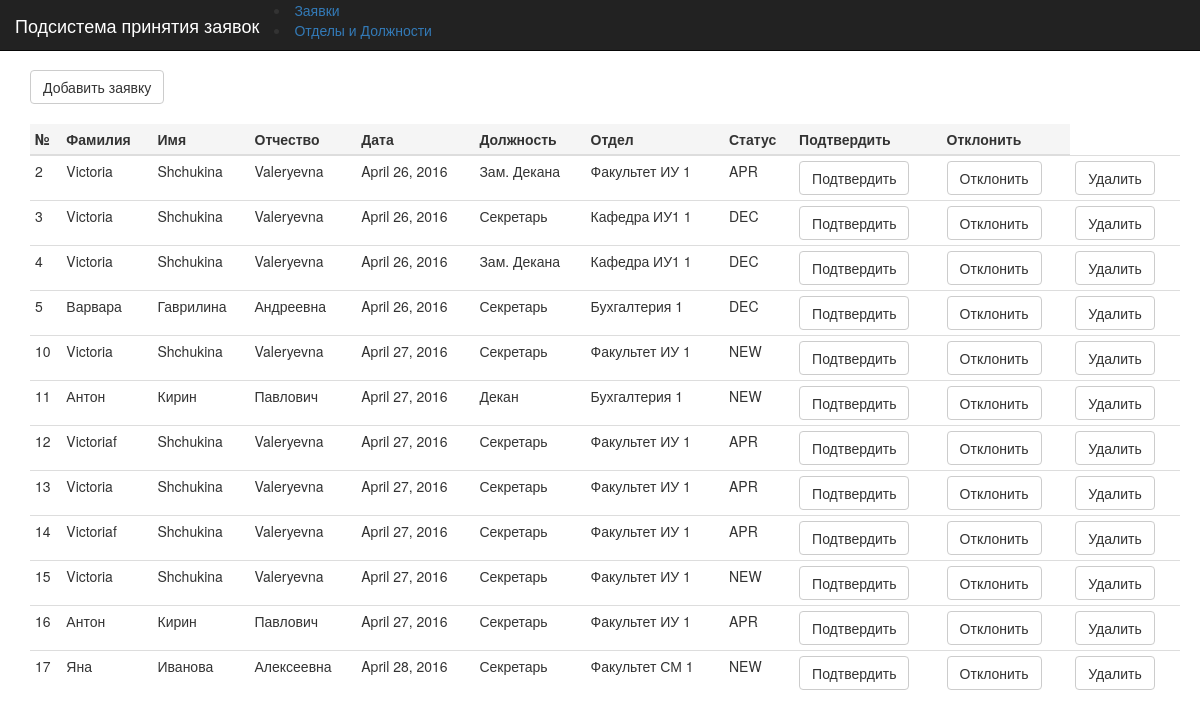
The app's page /request_sys, older data.
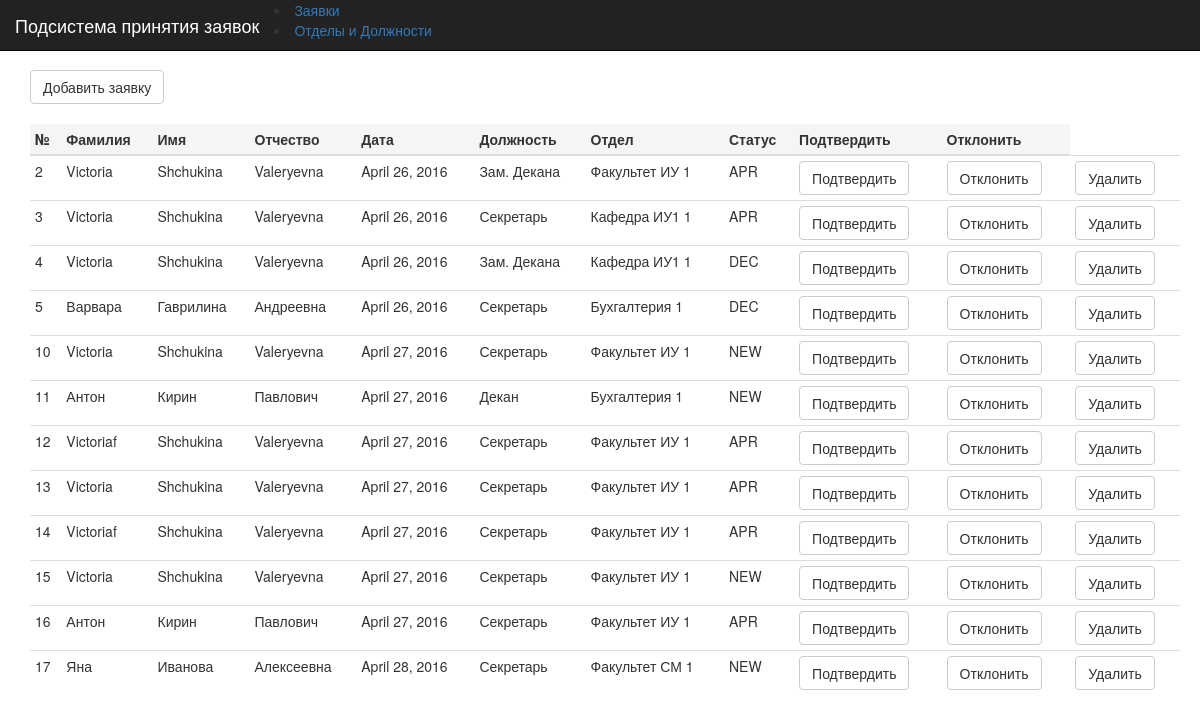
The same page, newer data.
### RequestSysApplication/models.py (models this page shows, shortened)
class MyRequest(models.Model):
    class Meta:
        verbose_name = u'Заявка'
        verbose_name_plural = u'Заявки'
    firstname = models.CharField(max_length=20)
    lastname = models.CharField(max_length=20)
    patronymic = models.CharField(max_length=20, blank=True, null=True)
    passport_serial = models.IntegerField(blank=True)
    passport_number = models.IntegerField(blank=True)
    registration_date = models.DateField(auto_now_add=True, verbose_name="Дата создания заявки")
    end_date = models.DateField(verbose_name="Срок действия пропуска", default='2016-08-30')
    phone_regex = RegexValidator(regex=r'^\+?1?\d{9,15}$',
                                 message="Phone number must be entered in the format: '+999999999'. Up to 15 digits allowed.")
    phone_number = models.CharField(max_length=15, validators=[phone_regex], blank=True,
                                    null=True)  # validators should be a list
    department = models.ForeignKey(Department, verbose_name="Отдел", null=True)
    position = models.ForeignKey(Position, verbose_name="Должность", null=True)
    createtime = models.DateTimeField(default=timezone.now)
    NEW = 'NEW'
    APPROVED = 'APR'
    CANCELLED = 'CAN'
    DONE = 'DON'
    REQUEST_STATUSES = (
        (NEW, 'Новая'),
        (APPROVED, 'Утверждена'),
        (CANCELLED, 'Отменена'),
        (DONE, 'Выполнена'),
    )
    status = models.CharField(max_length=3,
                              choices=REQUEST_STATUSES,
                              default=NEW)

class Position(models.Model):
    name = models.CharField(max_length=30)
    class Meta:
        verbose_name = u'Должность'
        verbose_name_plural = u'Должности'
    info = models.CharField(max_length=200, blank=True, null=True)
    def __str__(self):
        return self.name

class Department(models.Model):
    name = models.CharField(max_length=30)
    number = models.CharField(max_length=20)
    phone_regex = RegexValidator(regex=r'^\+?1?\d{9,15}$',
                                 message="Phone number must be entered in the format: '+999999999'. Up to 15 digits allowed.")
    phone_number = models.CharField(max_length=15, validators=[phone_regex], blank=True,
                                    null=True)  # validators should be a list
    class Meta:
        verbose_name = u'Отдел'
        verbose_name_plural = u'Отделы'
    def __str__(self):
        full_name = '%s %s' % (self.name, self.number)
        return full_name.strip()

### RequestSysApplication/views.py (the view)
# urls.py: url(r'^request_sys?$', views.request_sys),
def request_sys(request):
    requests = MyRequest.objects.exclude(status ="DON")
    context = {
        'requests': requests,
    }
    return render (request, 'req_system_requests.html', context)

### templates/req_system_requests.html (shortened to what this page needs)
{% extends "base_console.html" %}
{% block nav_brand %}Подсистема принятия заявок{% endblock %}
{% block navbar-menu %}
    <li class="active"><a href="/request_sys">Заявки</a></li>
    <li><a href="/depart">Отделы и Должности</a></li>
{% endblock %}
{% block butn-before-table %}
	<a class="btn btn-default" href="/new_request" role="button">Добавить заявку</a>
{% endblock %}
{% block thead %}
    <th>№</th>
    <th>Фамилия</th>
    <th>Имя</th>
    <th>Отчество</th>
    <th>Дата</th>
    <th>Должность</th>
    <th>Отдел</th>
    <th>Статус</th>
    <th>Подтвердить</th>
    <th>Отклонить</th>
{% endblock %}
{% block trow %}
    {% for req in requests %}
    <tr >
            <td style="cursor: pointer" onclick="window.location.replace('/request/{{ req.id }}/')">{{ req.id }}</td>
            <td>{{ req.firstname }}</td>
            <td>{{ req.lastname }}</td>
            <td>{{ req.patronymic }}</td>
            <td>{{ req.registration_date}}</td>
            <td>{{ req.position }}</td>
            <td>{{ req.department }}</td>
            <td>{{ req.status }}</td>
            <td>
                <a class="btn btn-default" href= '/request_proceed/{{ req.id }}/approve'>Подтвердить</a>
            </td>
            <td style="cursor: pointer" onclick="window.location.replace('/request_proceed/{{ req.id }}/decline')">
                <a class="btn btn-default">Отклонить</a>
            </td>
            <td>
                <a class="btn btn-default" href= '/request_proceed/{{ req.id }}/delete'>Удалить</a>
            </td>
    </tr>
    {% empty %}
        <tr>
            <td colspan="6">We have no active requests </td>
        </tr>
    {% endfor %}
{% endblock %}

Row changes from the older to the newer data that the page shows:
changed MyRequest id 3: status "DEC" → "APR"
